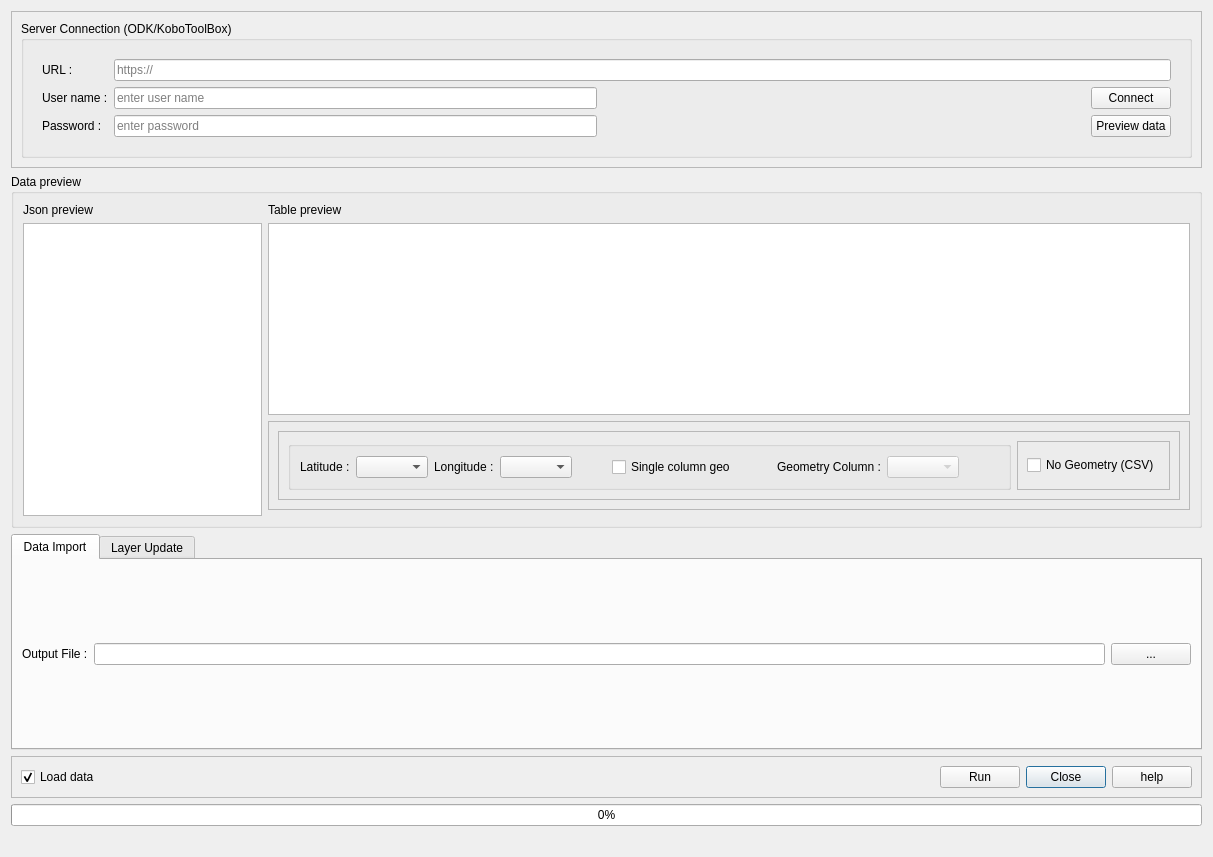
<?xml version="1.0" encoding="UTF-8"?>
<ui version="4.0">
 <class>ODKConnectorDialogBase</class>
 <widget class="QDialog" name="ODKConnectorDialogBase">
  <property name="geometry">
   <rect>
    <x>0</x>
    <y>0</y>
    <width>1213</width>
    <height>857</height>
   </rect>
  </property>
  <property name="windowTitle">
   <string>ETL Connector for ODK</string>
  </property>
  <property name="windowIcon">
   <iconset>
    <normaloff>icon.png</normaloff>icon.png</iconset>
  </property>
  <layout class="QGridLayout" name="gridLayout">
   <item row="4" column="0">
    <widget class="QFrame" name="frame_4">
     <property name="frameShape">
      <enum>QFrame::StyledPanel</enum>
     </property>
     <property name="frameShadow">
      <enum>QFrame::Raised</enum>
     </property>
     <layout class="QGridLayout" name="gridLayout_9">
      <item row="0" column="3">
       <widget class="QPushButton" name="closeMain">
        <property name="text">
         <string>Close</string>
        </property>
       </widget>
      </item>
      <item row="0" column="2">
       <widget class="QPushButton" name="runProcess">
        <property name="text">
         <string>Run</string>
        </property>
       </widget>
      </item>
      <item row="0" column="0">
       <widget class="QCheckBox" name="loadData">
        <property name="text">
         <string>Load data</string>
        </property>
        <property name="checked">
         <bool>true</bool>
        </property>
        <property name="tristate">
         <bool>false</bool>
        </property>
       </widget>
      </item>
      <item row="0" column="1">
       <spacer name="horizontalSpacer_3">
        <property name="orientation">
         <enum>Qt::Horizontal</enum>
        </property>
        <property name="sizeHint" stdset="0">
         <size>
          <width>40</width>
          <height>20</height>
         </size>
        </property>
       </spacer>
      </item>
      <item row="0" column="4">
       <widget class="QPushButton" name="help">
        <property name="text">
         <string>help</string>
        </property>
       </widget>
      </item>
     </layout>
    </widget>
   </item>
   <item row="6" column="0">
    <widget class="QLabel" name="processingMsg">
     <property name="text">
      <string/>
     </property>
    </widget>
   </item>
   <item row="5" column="0">
    <widget class="QProgressBar" name="progressBar">
     <property name="value">
      <number>0</number>
     </property>
    </widget>
   </item>
   <item row="2" column="0">
    <widget class="QGroupBox" name="groupBox_3">
     <property name="title">
      <string>Data preview</string>
     </property>
     <layout class="QGridLayout" name="gridLayout_5">
      <item row="0" column="2">
       <widget class="QLabel" name="label_7">
        <property name="text">
         <string>Table preview</string>
        </property>
       </widget>
      </item>
      <item row="0" column="0">
       <widget class="QLabel" name="label_6">
        <property name="text">
         <string>Json preview</string>
        </property>
       </widget>
      </item>
      <item row="0" column="3">
       <widget class="QLabel" name="tableSize">
        <property name="text">
         <string/>
        </property>
       </widget>
      </item>
      <item row="1" column="0" rowspan="3" colspan="2">
       <widget class="QPlainTextEdit" name="jsonText">
        <property name="readOnly">
         <bool>true</bool>
        </property>
       </widget>
      </item>
      <item row="1" column="2" colspan="2">
       <widget class="QTableWidget" name="dataTable">
        <property name="toolTip">
         <string>preview data table</string>
        </property>
       </widget>
      </item>
      <item row="2" column="2" colspan="2">
       <widget class="QFrame" name="frame_3">
        <property name="frameShape">
         <enum>QFrame::StyledPanel</enum>
        </property>
        <property name="frameShadow">
         <enum>QFrame::Raised</enum>
        </property>
        <layout class="QGridLayout" name="gridLayout_6">
         <item row="0" column="0" colspan="2">
          <widget class="QFrame" name="frame">
           <property name="frameShape">
            <enum>QFrame::StyledPanel</enum>
           </property>
           <property name="frameShadow">
            <enum>QFrame::Raised</enum>
           </property>
           <layout class="QGridLayout" name="gridLayout_11">
            <item row="0" column="1">
             <widget class="QGroupBox" name="groupBox_2">
              <property name="title">
               <string/>
              </property>
              <layout class="QGridLayout" name="gridLayout_7">
               <item row="0" column="9">
                <widget class="QComboBox" name="geometry">
                 <property name="enabled">
                  <bool>false</bool>
                 </property>
                </widget>
               </item>
               <item row="0" column="6">
                <widget class="QCheckBox" name="singleGeo">
                 <property name="enabled">
                  <bool>true</bool>
                 </property>
                 <property name="text">
                  <string>Single column geo</string>
                 </property>
                </widget>
               </item>
               <item row="0" column="11">
                <widget class="QgsProjectionSelectionWidget" name="csr"/>
               </item>
               <item row="0" column="7">
                <spacer name="horizontalSpacer_6">
                 <property name="orientation">
                  <enum>Qt::Horizontal</enum>
                 </property>
                 <property name="sizeHint" stdset="0">
                  <size>
                   <width>40</width>
                   <height>20</height>
                  </size>
                 </property>
                </spacer>
               </item>
               <item row="0" column="4">
                <widget class="QComboBox" name="longitude">
                 <property name="toolTip">
                  <string>longitude</string>
                 </property>
                </widget>
               </item>
               <item row="0" column="8">
                <widget class="QLabel" name="label_8">
                 <property name="text">
                  <string>Geometry Column :</string>
                 </property>
                </widget>
               </item>
               <item row="0" column="5">
                <spacer name="horizontalSpacer_4">
                 <property name="orientation">
                  <enum>Qt::Horizontal</enum>
                 </property>
                 <property name="sizeHint" stdset="0">
                  <size>
                   <width>40</width>
                   <height>20</height>
                  </size>
                 </property>
                </spacer>
               </item>
               <item row="0" column="10">
                <spacer name="horizontalSpacer_5">
                 <property name="orientation">
                  <enum>Qt::Horizontal</enum>
                 </property>
                 <property name="sizeHint" stdset="0">
                  <size>
                   <width>40</width>
                   <height>20</height>
                  </size>
                 </property>
                </spacer>
               </item>
               <item row="0" column="3">
                <widget class="QLabel" name="label_5">
                 <property name="text">
                  <string>Longitude :</string>
                 </property>
                </widget>
               </item>
               <item row="0" column="2">
                <widget class="QComboBox" name="latitude">
                 <property name="toolTip">
                  <string>latitude</string>
                 </property>
                </widget>
               </item>
               <item row="0" column="1">
                <widget class="QLabel" name="label_4">
                 <property name="text">
                  <string>Latitude :</string>
                 </property>
                </widget>
               </item>
              </layout>
             </widget>
            </item>
            <item row="0" column="2">
             <widget class="QFrame" name="frame_5">
              <property name="frameShape">
               <enum>QFrame::StyledPanel</enum>
              </property>
              <property name="frameShadow">
               <enum>QFrame::Raised</enum>
              </property>
              <layout class="QGridLayout" name="gridLayout_12">
               <item row="0" column="0">
                <widget class="QCheckBox" name="noGeometry">
                 <property name="text">
                  <string>No Geometry (CSV)</string>
                 </property>
                </widget>
               </item>
              </layout>
             </widget>
            </item>
           </layout>
          </widget>
         </item>
        </layout>
       </widget>
      </item>
     </layout>
    </widget>
   </item>
   <item row="3" column="0">
    <widget class="QTabWidget" name="tabWidget">
     <property name="currentIndex">
      <number>0</number>
     </property>
     <widget class="QWidget" name="dataImportTab">
      <attribute name="title">
       <string>Data Import</string>
      </attribute>
      <layout class="QGridLayout" name="gridLayout_13">
       <item row="0" column="1">
        <widget class="QLineEdit" name="outputFile"/>
       </item>
       <item row="0" column="2">
        <widget class="QPushButton" name="browsOutput">
         <property name="text">
          <string>...</string>
         </property>
        </widget>
       </item>
       <item row="0" column="0">
        <widget class="QLabel" name="label_9">
         <property name="text">
          <string>Output File :</string>
         </property>
        </widget>
       </item>
      </layout>
     </widget>
     <widget class="QWidget" name="layerUpdateTab">
      <attribute name="title">
       <string>Layer Update</string>
      </attribute>
      <layout class="QGridLayout" name="gridLayout_14">
       <item row="0" column="2">
        <widget class="QLabel" name="label_11">
         <property name="text">
          <string/>
         </property>
        </widget>
       </item>
       <item row="0" column="3">
        <widget class="QLabel" name="label_12">
         <property name="text">
          <string>Select layer to Update :</string>
         </property>
        </widget>
       </item>
       <item row="0" column="5">
        <widget class="QgsMapLayerComboBox" name="layerToUpdate">
         <property name="enabled">
          <bool>true</bool>
         </property>
        </widget>
       </item>
       <item row="0" column="1">
        <widget class="QCheckBox" name="updateLayer">
         <property name="enabled">
          <bool>true</bool>
         </property>
         <property name="text">
          <string>Update layer</string>
         </property>
         <property name="checked">
          <bool>false</bool>
         </property>
        </widget>
       </item>
      </layout>
     </widget>
    </widget>
   </item>
   <item row="1" column="0">
    <widget class="QFrame" name="frame_7">
     <property name="frameShape">
      <enum>QFrame::StyledPanel</enum>
     </property>
     <property name="frameShadow">
      <enum>QFrame::Raised</enum>
     </property>
     <layout class="QGridLayout" name="gridLayout_17">
      <item row="0" column="0" colspan="4">
       <widget class="QGroupBox" name="groupBox">
        <property name="title">
         <string>Server Connection (ODK/KoboToolBox)</string>
        </property>
        <layout class="QGridLayout" name="gridLayout_2">
         <item row="0" column="0">
          <widget class="QFrame" name="frame_2">
           <property name="frameShape">
            <enum>QFrame::NoFrame</enum>
           </property>
           <property name="frameShadow">
            <enum>QFrame::Raised</enum>
           </property>
           <layout class="QGridLayout" name="gridLayout_4">
            <item row="2" column="2">
             <spacer name="horizontalSpacer_2">
              <property name="orientation">
               <enum>Qt::Horizontal</enum>
              </property>
              <property name="sizeHint" stdset="0">
               <size>
                <width>40</width>
                <height>20</height>
               </size>
              </property>
             </spacer>
            </item>
            <item row="0" column="0">
             <widget class="QLabel" name="label">
              <property name="text">
               <string>URL :</string>
              </property>
             </widget>
            </item>
            <item row="2" column="0">
             <widget class="QLabel" name="label_2">
              <property name="text">
               <string>User name :</string>
              </property>
             </widget>
            </item>
            <item row="3" column="1">
             <widget class="QLineEdit" name="password">
              <property name="toolTip">
               <string>password</string>
              </property>
              <property name="echoMode">
               <enum>QLineEdit::Password</enum>
              </property>
              <property name="placeholderText">
               <string>enter password</string>
              </property>
             </widget>
            </item>
            <item row="0" column="1" colspan="3">
             <widget class="QLineEdit" name="url">
              <property name="toolTip">
               <string>Please enter url</string>
              </property>
              <property name="placeholderText">
               <string>https://</string>
              </property>
             </widget>
            </item>
            <item row="3" column="0">
             <widget class="QLabel" name="label_3">
              <property name="text">
               <string>Password :</string>
              </property>
             </widget>
            </item>
            <item row="3" column="2">
             <widget class="QLabel" name="connectionResult">
              <property name="text">
               <string/>
              </property>
             </widget>
            </item>
            <item row="2" column="3">
             <widget class="QPushButton" name="connect">
              <property name="text">
               <string>Connect</string>
              </property>
             </widget>
            </item>
            <item row="2" column="1">
             <widget class="QLineEdit" name="userName">
              <property name="toolTip">
               <string>user name</string>
              </property>
              <property name="placeholderText">
               <string>enter user name</string>
              </property>
             </widget>
            </item>
            <item row="3" column="3">
             <widget class="QPushButton" name="previewData">
              <property name="text">
               <string>Preview data</string>
              </property>
             </widget>
            </item>
           </layout>
          </widget>
         </item>
        </layout>
       </widget>
      </item>
     </layout>
    </widget>
   </item>
  </layout>
 </widget>
 <customwidgets>
  <customwidget>
   <class>QgsMapLayerComboBox</class>
   <extends>QComboBox</extends>
   <header>qgsmaplayercombobox.h</header>
  </customwidget>
  <customwidget>
   <class>QgsProjectionSelectionWidget</class>
   <extends>QWidget</extends>
   <header>qgsprojectionselectionwidget.h</header>
  </customwidget>
 </customwidgets>
 <resources/>
 <connections/>
</ui>
